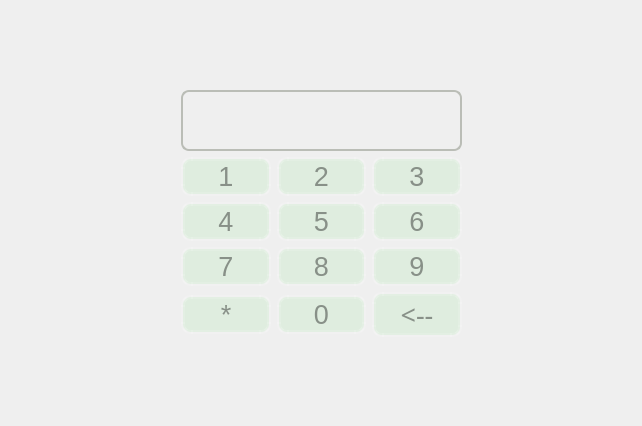
<?xml version="1.0" encoding="UTF-8"?>
<ui version="4.0">
 <class>passwd</class>
 <widget class="QWidget" name="passwd">
  <property name="geometry">
   <rect>
    <x>0</x>
    <y>0</y>
    <width>642</width>
    <height>426</height>
   </rect>
  </property>
  <property name="windowTitle">
   <string>Form</string>
  </property>
  <property name="styleSheet">
   <string notr="true">color: rgb(86, 118, 162);</string>
  </property>
  <layout class="QGridLayout" name="gridLayout_2">
   <item row="0" column="1">
    <spacer name="verticalSpacer">
     <property name="orientation">
      <enum>Qt::Vertical</enum>
     </property>
     <property name="sizeHint" stdset="0">
      <size>
       <width>20</width>
       <height>100</height>
      </size>
     </property>
    </spacer>
   </item>
   <item row="1" column="0">
    <spacer name="horizontalSpacer">
     <property name="orientation">
      <enum>Qt::Horizontal</enum>
     </property>
     <property name="sizeHint" stdset="0">
      <size>
       <width>159</width>
       <height>20</height>
      </size>
     </property>
    </spacer>
   </item>
   <item row="1" column="1">
    <layout class="QVBoxLayout" name="verticalLayout">
     <item>
      <widget class="QLabel" name="show_passwd">
       <property name="minimumSize">
        <size>
         <width>281</width>
         <height>61</height>
        </size>
       </property>
       <property name="font">
        <font>
         <family>Arial</family>
         <pointsize>20</pointsize>
        </font>
       </property>
       <property name="styleSheet">
        <string notr="true">    border-style: outset;
    border-radius: 8px;
	color: rgb(86, 118, 162);
	border:2px solid rgb(186, 189, 182);</string>
       </property>
       <property name="text">
        <string/>
       </property>
       <property name="alignment">
        <set>Qt::AlignCenter</set>
       </property>
      </widget>
     </item>
     <item>
      <layout class="QGridLayout" name="gridLayout">
       <item row="0" column="0">
        <widget class="MyPushButton" name="number_1">
         <property name="font">
          <font>
           <family>Arial</family>
           <pointsize>20</pointsize>
          </font>
         </property>
         <property name="styleSheet">
          <string notr="true">QPushButton{
	background-color:rgba(100,225,100,30);
	border-style:outset;
	border-width:4px;
	border-radius:10px;
	border-color:rgba(255,255,255,30);
	color:rgba(0,0,0,100);
}

QPushButton:hover:pressed{
    background-color:rgb(0, 170, 255);
    border-color:rgb(170, 170, 255);
	border-style:outside;
    color:rgb(0, 170, 127);
}

QPushButton:hover:!pressed{
    background-color:rgb(0, 255, 127);
    border-color:rgb(170, 255, 255);
    color:rgb(85, 170, 255);
}</string>
         </property>
         <property name="text">
          <string>1</string>
         </property>
        </widget>
       </item>
       <item row="0" column="1">
        <widget class="MyPushButton" name="number_2">
         <property name="font">
          <font>
           <family>Arial</family>
           <pointsize>20</pointsize>
          </font>
         </property>
         <property name="styleSheet">
          <string notr="true">QPushButton{
	background-color:rgba(100,225,100,30);
	border-style:outset;
	border-width:4px;
	border-radius:10px;
	border-color:rgba(255,255,255,30);
	color:rgba(0,0,0,100);
}

QPushButton:hover:pressed{
    background-color:rgb(0, 170, 255);
    border-color:rgb(170, 170, 255);
	border-style:outside;
    color:rgb(0, 170, 127);
}

QPushButton:hover:!pressed{
    background-color:rgb(0, 255, 127);
    border-color:rgb(170, 255, 255);
    color:rgb(85, 170, 255);
}</string>
         </property>
         <property name="text">
          <string>2</string>
         </property>
        </widget>
       </item>
       <item row="0" column="2">
        <widget class="MyPushButton" name="number_3">
         <property name="font">
          <font>
           <family>Arial</family>
           <pointsize>20</pointsize>
          </font>
         </property>
         <property name="styleSheet">
          <string notr="true">QPushButton{
	background-color:rgba(100,225,100,30);
	border-style:outset;
	border-width:4px;
	border-radius:10px;
	border-color:rgba(255,255,255,30);
	color:rgba(0,0,0,100);
}

QPushButton:hover:pressed{
    background-color:rgb(0, 170, 255);
    border-color:rgb(170, 170, 255);
	border-style:outside;
    color:rgb(0, 170, 127);
}

QPushButton:hover:!pressed{
    background-color:rgb(0, 255, 127);
    border-color:rgb(170, 255, 255);
    color:rgb(85, 170, 255);
}</string>
         </property>
         <property name="text">
          <string>3</string>
         </property>
        </widget>
       </item>
       <item row="1" column="0">
        <widget class="MyPushButton" name="number_4">
         <property name="font">
          <font>
           <family>Arial</family>
           <pointsize>20</pointsize>
          </font>
         </property>
         <property name="styleSheet">
          <string notr="true">QPushButton{
	background-color:rgba(100,225,100,30);
	border-style:outset;
	border-width:4px;
	border-radius:10px;
	border-color:rgba(255,255,255,30);
	color:rgba(0,0,0,100);
}

QPushButton:hover:pressed{
    background-color:rgb(0, 170, 255);
    border-color:rgb(170, 170, 255);
	border-style:outside;
    color:rgb(0, 170, 127);
}

QPushButton:hover:!pressed{
    background-color:rgb(0, 255, 127);
    border-color:rgb(170, 255, 255);
    color:rgb(85, 170, 255);
}</string>
         </property>
         <property name="text">
          <string>4</string>
         </property>
        </widget>
       </item>
       <item row="1" column="1">
        <widget class="MyPushButton" name="number_5">
         <property name="font">
          <font>
           <family>Arial</family>
           <pointsize>20</pointsize>
          </font>
         </property>
         <property name="styleSheet">
          <string notr="true">QPushButton{
	background-color:rgba(100,225,100,30);
	border-style:outset;
	border-width:4px;
	border-radius:10px;
	border-color:rgba(255,255,255,30);
	color:rgba(0,0,0,100);
}

QPushButton:hover:pressed{
    background-color:rgb(0, 170, 255);
    border-color:rgb(170, 170, 255);
	border-style:outside;
    color:rgb(0, 170, 127);
}

QPushButton:hover:!pressed{
    background-color:rgb(0, 255, 127);
    border-color:rgb(170, 255, 255);
    color:rgb(85, 170, 255);
}</string>
         </property>
         <property name="text">
          <string>5</string>
         </property>
        </widget>
       </item>
       <item row="1" column="2">
        <widget class="MyPushButton" name="number_6">
         <property name="font">
          <font>
           <family>Arial</family>
           <pointsize>20</pointsize>
          </font>
         </property>
         <property name="styleSheet">
          <string notr="true">QPushButton{
	background-color:rgba(100,225,100,30);
	border-style:outset;
	border-width:4px;
	border-radius:10px;
	border-color:rgba(255,255,255,30);
	color:rgba(0,0,0,100);
}

QPushButton:hover:pressed{
    background-color:rgb(0, 170, 255);
    border-color:rgb(170, 170, 255);
	border-style:outside;
    color:rgb(0, 170, 127);
}

QPushButton:hover:!pressed{
    background-color:rgb(0, 255, 127);
    border-color:rgb(170, 255, 255);
    color:rgb(85, 170, 255);
}</string>
         </property>
         <property name="text">
          <string>6</string>
         </property>
        </widget>
       </item>
       <item row="2" column="0">
        <widget class="MyPushButton" name="number_7">
         <property name="font">
          <font>
           <family>Arial</family>
           <pointsize>20</pointsize>
          </font>
         </property>
         <property name="styleSheet">
          <string notr="true">QPushButton{
	background-color:rgba(100,225,100,30);
	border-style:outset;
	border-width:4px;
	border-radius:10px;
	border-color:rgba(255,255,255,30);
	color:rgba(0,0,0,100);
}

QPushButton:hover:pressed{
    background-color:rgb(0, 170, 255);
    border-color:rgb(170, 170, 255);
	border-style:outside;
    color:rgb(0, 170, 127);
}

QPushButton:hover:!pressed{
    background-color:rgb(0, 255, 127);
    border-color:rgb(170, 255, 255);
    color:rgb(85, 170, 255);
}</string>
         </property>
         <property name="text">
          <string>7</string>
         </property>
        </widget>
       </item>
       <item row="2" column="1">
        <widget class="MyPushButton" name="number_8">
         <property name="font">
          <font>
           <family>Arial</family>
           <pointsize>20</pointsize>
          </font>
         </property>
         <property name="styleSheet">
          <string notr="true">QPushButton{
	background-color:rgba(100,225,100,30);
	border-style:outset;
	border-width:4px;
	border-radius:10px;
	border-color:rgba(255,255,255,30);
	color:rgba(0,0,0,100);
}

QPushButton:hover:pressed{
    background-color:rgb(0, 170, 255);
    border-color:rgb(170, 170, 255);
	border-style:outside;
    color:rgb(0, 170, 127);
}

QPushButton:hover:!pressed{
    background-color:rgb(0, 255, 127);
    border-color:rgb(170, 255, 255);
    color:rgb(85, 170, 255);
}</string>
         </property>
         <property name="text">
          <string>8</string>
         </property>
        </widget>
       </item>
       <item row="2" column="2">
        <widget class="MyPushButton" name="number_9">
         <property name="font">
          <font>
           <family>Arial</family>
           <pointsize>20</pointsize>
          </font>
         </property>
         <property name="styleSheet">
          <string notr="true">QPushButton{
	background-color:rgba(100,225,100,30);
	border-style:outset;
	border-width:4px;
	border-radius:10px;
	border-color:rgba(255,255,255,30);
	color:rgba(0,0,0,100);
}

QPushButton:hover:pressed{
    background-color:rgb(0, 170, 255);
    border-color:rgb(170, 170, 255);
	border-style:outside;
    color:rgb(0, 170, 127);
}

QPushButton:hover:!pressed{
    background-color:rgb(0, 255, 127);
    border-color:rgb(170, 255, 255);
    color:rgb(85, 170, 255);
}</string>
         </property>
         <property name="text">
          <string>9</string>
         </property>
        </widget>
       </item>
       <item row="3" column="0">
        <widget class="MyPushButton" name="number_symbol">
         <property name="font">
          <font>
           <family>Arial</family>
           <pointsize>20</pointsize>
          </font>
         </property>
         <property name="styleSheet">
          <string notr="true">QPushButton{
	background-color:rgba(100,225,100,30);
	border-style:outset;
	border-width:4px;
	border-radius:10px;
	border-color:rgba(255,255,255,30);
	color:rgba(0,0,0,100);
}

QPushButton:hover:pressed{
    background-color:rgb(0, 170, 255);
    border-color:rgb(170, 170, 255);
	border-style:outside;
    color:rgb(0, 170, 127);
}

QPushButton:hover:!pressed{
    background-color:rgb(0, 255, 127);
    border-color:rgb(170, 255, 255);
    color:rgb(85, 170, 255);
}</string>
         </property>
         <property name="text">
          <string>*</string>
         </property>
        </widget>
       </item>
       <item row="3" column="1">
        <widget class="MyPushButton" name="number_0">
         <property name="font">
          <font>
           <family>Arial</family>
           <pointsize>20</pointsize>
          </font>
         </property>
         <property name="styleSheet">
          <string notr="true">QPushButton{
	background-color:rgba(100,225,100,30);
	border-style:outset;
	border-width:4px;
	border-radius:10px;
	border-color:rgba(255,255,255,30);
	color:rgba(0,0,0,100);
}

QPushButton:hover:pressed{
    background-color:rgb(0, 170, 255);
    border-color:rgb(170, 170, 255);
	border-style:outside;
    color:rgb(0, 170, 127);
}

QPushButton:hover:!pressed{
    background-color:rgb(0, 255, 127);
    border-color:rgb(170, 255, 255);
    color:rgb(85, 170, 255);
}</string>
         </property>
         <property name="text">
          <string>0</string>
         </property>
        </widget>
       </item>
       <item row="3" column="2">
        <widget class="QPushButton" name="backspace">
         <property name="font">
          <font>
           <family>等线 Light</family>
           <pointsize>20</pointsize>
           <weight>50</weight>
           <bold>false</bold>
          </font>
         </property>
         <property name="styleSheet">
          <string notr="true">QPushButton{
	background-color:rgba(100,225,100,30);
	border-style:outset;
	border-width:4px;
	border-radius:10px;
	border-color:rgba(255,255,255,30);
	color:rgba(0,0,0,100);
}

QPushButton:hover:pressed{
    background-color:rgb(0, 170, 255);
    border-color:rgb(170, 170, 255);
	border-style:outside;
    color:rgb(0, 170, 127);
}

QPushButton:hover:!pressed{
    background-color:rgb(0, 255, 127);
    border-color:rgb(170, 255, 255);
    color:rgb(85, 170, 255);
}</string>
         </property>
         <property name="text">
          <string>&lt;--</string>
         </property>
        </widget>
       </item>
      </layout>
     </item>
    </layout>
   </item>
   <item row="1" column="2">
    <spacer name="horizontalSpacer_2">
     <property name="orientation">
      <enum>Qt::Horizontal</enum>
     </property>
     <property name="sizeHint" stdset="0">
      <size>
       <width>158</width>
       <height>20</height>
      </size>
     </property>
    </spacer>
   </item>
   <item row="2" column="1">
    <spacer name="verticalSpacer_2">
     <property name="orientation">
      <enum>Qt::Vertical</enum>
     </property>
     <property name="sizeHint" stdset="0">
      <size>
       <width>20</width>
       <height>99</height>
      </size>
     </property>
    </spacer>
   </item>
  </layout>
 </widget>
 <customwidgets>
  <customwidget>
   <class>MyPushButton</class>
   <extends>QPushButton</extends>
   <header>number_button</header>
  </customwidget>
 </customwidgets>
 <resources/>
 <connections/>
</ui>
